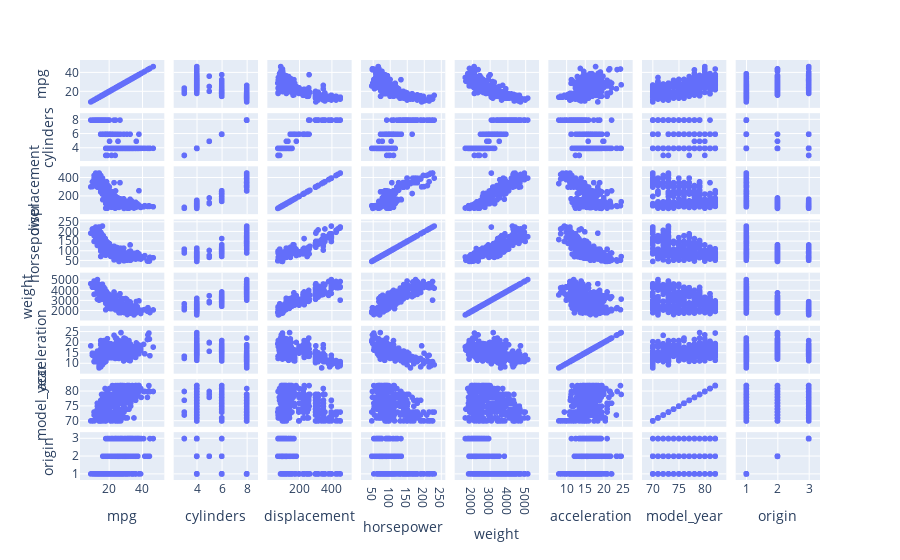

Here is the notebook cell this chart was saved with:
### Markdown cell above
Use `plotly` to make a `scatter_matrix` of the dataframe.
If you have a hard time reading the labels, you can give it something like `width=1000` and `height=1000` to make it bigger.

### Code cell
px.scatter_matrix(dataframe)

#<xml xmlns="https://developers.google.com/blockly/xml"><variables><variable id="YtOOS!JE-+8IZ!JNUh]l">px</variable><variable id="SI@^,P?H2_w62.Ew9{z*">dataframe</variable></variables><block type="varDoMethod" id="BA;^5Vw*oM|6hd_74/:@" x="0" y="0"><mutation items="1"></mutation><field name="VAR" id="YtOOS!JE-+8IZ!JNUh]l">px</field><field name="MEMBER">scatter_matrix</field><data>px:scatter_matrix</data><value name="ADD0"><block type="variables_get" id="xcKQ|UB~$Lic5K+++,]}"><field name="VAR" id="SI@^,P?H2_w62.Ew9{z*">dataframe</field></block></value></block></xml>

### Figure 1 — Plotly figure (JSON) as saved in the notebook; plotly's stock layout.template omitted (floating-point values rounded to 4 significant figures; data arrays with more than 128 entries replaced by an {"elided": "..."} marker saying what was removed)
{"data": [{"dimensions": [{"axis": {"matches": true}, "label": "mpg", "values": {"elided": "392 float values"}}, {"axis": {"matches": true}, "label": "cylinders", "values": {"elided": "392 int values"}}, {"axis": {"matches": true}, "label": "displacement", "values": {"elided": "392 float values"}}, {"axis": {"matches": true}, "label": "horsepower", "values": {"elided": "392 float values"}}, {"axis": {"matches": true}, "label": "weight", "values": {"elided": "392 int values"}}, {"axis": {"matches": true}, "label": "acceleration", "values": {"elided": "392 float values"}}, {"axis": {"matches": true}, "label": "model_year", "values": {"elided": "392 int values"}}, {"axis": {"matches": true}, "label": "origin", "values": {"elided": "392 int values"}}], "hovertemplate": "%{xaxis.title.text}=%{x}<br>%{yaxis.title.text}=%{y}<extra></extra>", "legendgroup": "", "marker": {"color": "#636efa", "symbol": "circle"}, "name": "", "showlegend": false, "type": "splom"}], "layout": {"dragmode": "select", "legend": {"tracegroupgap": 0}, "margin": {"t": 60}}}
